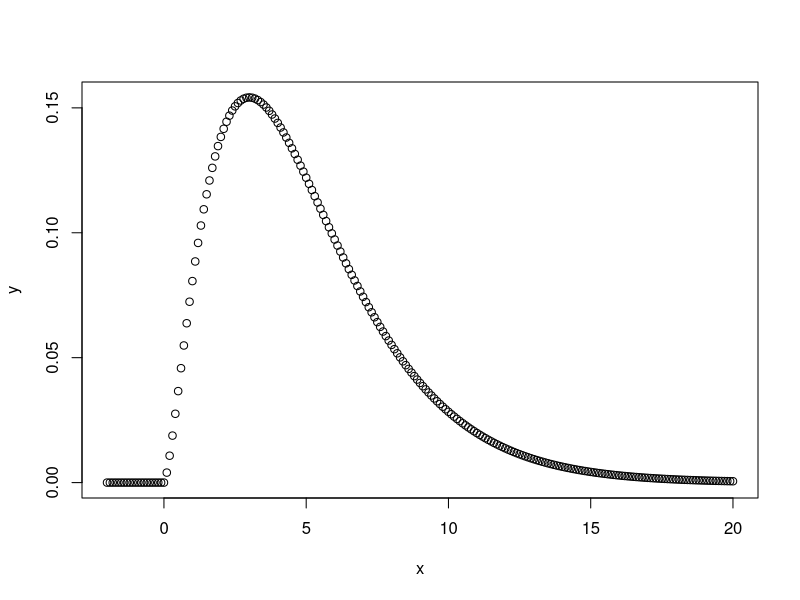

R code for this plot:
n<-10000000
val<-rexp(n, 2) # crea n campioni esponenziali con lamda 2
mean(val)     # media di numeri grandi si avvicina a 1/lamda=0.5


#COPIO COSE



#ALTRO
x<-seq(-2, 20, 0.1)
y<-dchisq(x, 6-1)
plot(x, y)
